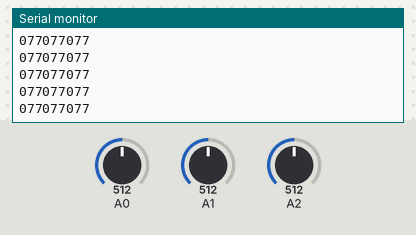
This sketch was run on a simulated Arduino Uno, built with avr-gcc and run on an emulated ATmega328P. Parts: the last lines printed to the serial monitor. The inputs (shaded band) are chosen by the test bench; at power-on: A0 = 512, A1 = 512, A2 = 512. No radio packets arrive unless stated.

Above: at 1.2 s.
1.3 s: A0 set to 716
At 1.45 s:
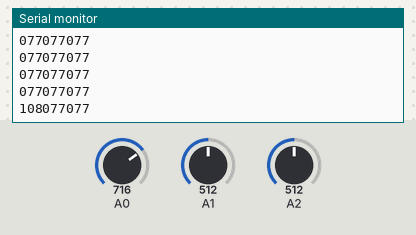
2.8 s: A1 set to 716
At 2.9 s:
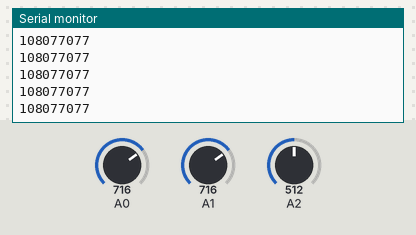
4.3 s: A2 set to 716
At 4.36 s:
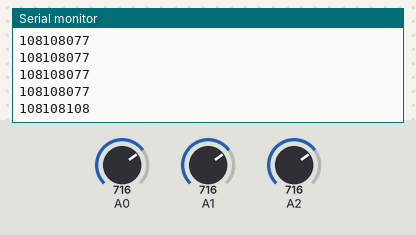
5.8 s: A0 set to 900
At 5.81 s:
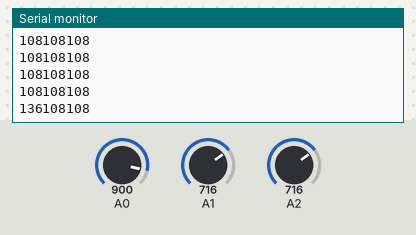
7.3 s: A1 set to 900
At 7.37 s:
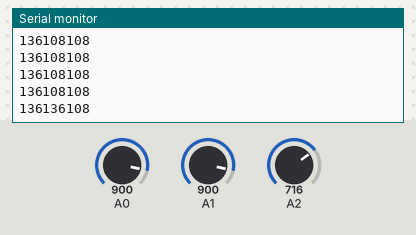
8.8 s: A2 set to 900
At 8.82 s:
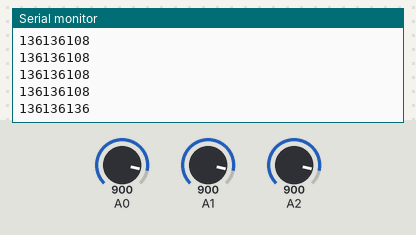
Timing chart, 0 to 11.3 s (numbered marks = the images above; inputs shaded):
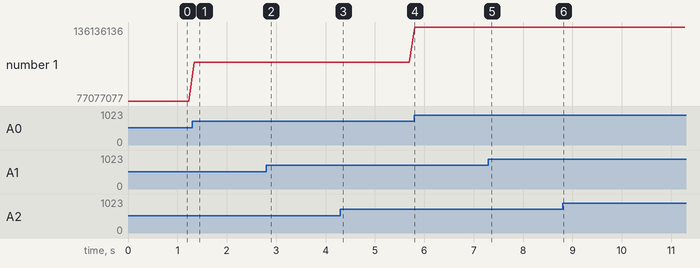

Measured:
- after the input at 1.3 s, the serial monitor: prints a new line at once (image 1)
- after the input at 4.3 s, the serial monitor: prints a new line after 0.06 s (image 3)
- after the input at 5.8 s, the serial monitor: prints a new line at once (image 4)
- after the input at 7.3 s, the serial monitor: prints a new line after 0.07 s (image 5)
- after the input at 8.8 s, the serial monitor: prints a new line at once (image 6)
- plotted number 1: 77077077 → 108077077 after the input at 1.3 s, 108077077 → 108108077 after the input at 2.8 s, 108108077 → 108108108 after the input at 4.3 s, 108108108 → 136108108 after the input at 5.8 s, 136108108 → 136136108 after the input at 7.3 s

The sketch:

RF_transmiter_4pot_longchain.ino
```cpp
#include <RH_ASK.h>
#include <SPI.h>

RH_ASK driver(2000, 9, 2, 10);
char code[11];
int i;
String pot[3];

void setup() {
 // put your setup code here, to run once:
  Serial.begin(9600);
  if(!driver.init())
    Serial.println("init failed");
}

void loop() {
  // put your main code here, to run repeatedly:
String str = "";
  pot[0] = String(map(analogRead(A0),0,1023,0,155),DEC);
  pot[1] = String(map(analogRead(A1),0,1023,0,155),DEC);
  pot[2] = String(map(analogRead(A2),0,1023,0,155),DEC);

  for(i = 0; i < 3; i++){
    if (pot[i].length() == 3){
      str += pot[i];
    }
    else{
      while(pot[i].length() < 3){
      pot[i] = "0" + pot[i];
      }
      str += pot[i];
    }
  }
  Serial.println(str);
  str.toCharArray(code, 11);
  char *msg = code;

  driver.send((uint8_t *)msg, strlen(msg));
  driver.waitPacketSent();
  delay(50);
}
```
